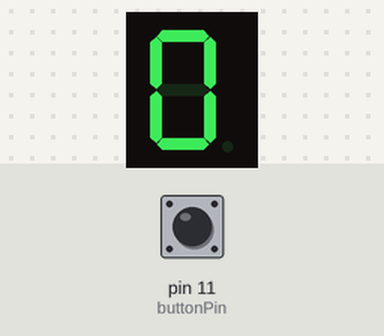
Bench run of a sketch on a simulated Arduino Uno, built with avr-gcc and run on an emulated ATmega328P. Parts: 1-digit seven-segment display. Wiring (inferred from the names in the program): 1-digit 7-segment display, segments lit when HIGH: segments pin 2, pin 3, pin 4, pin 5, pin 6, pin 7, pin 8. The test bench sets the inputs (shaded band); at power-on: pin 11 (buttonPin) HIGH. The segment pins are drawn as the display they are named for; what the sketch prints to the serial monitor is not drawn.

Above: at 1.2 s.
1.3 s: pin 11 (buttonPin) pulled LOW for 1 s
At 3.2 s:
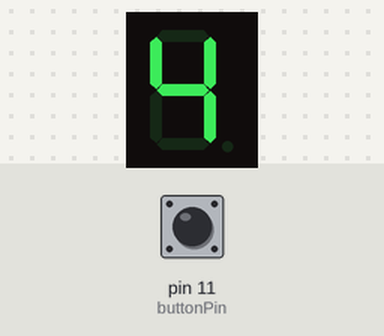
3.8 s: pin 11 (buttonPin) pulled LOW for 0.15 s
At 4.4 s:
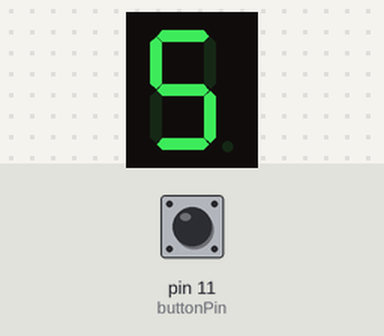
5.4 s: pin 11 (buttonPin) pulled LOW for 0.15 s
At 5.7 s:
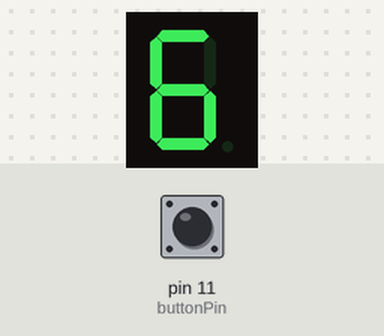
7.0 s: pin 11 (buttonPin) pulled LOW for 1 s
At 7.15 s:
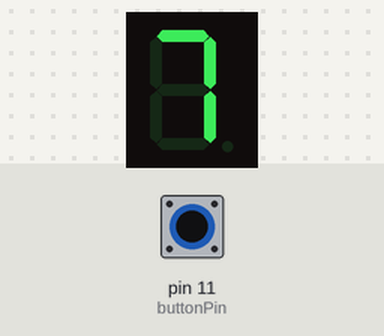
Timing chart, 0 to 10.0 s (numbered marks = the images above; inputs shaded):
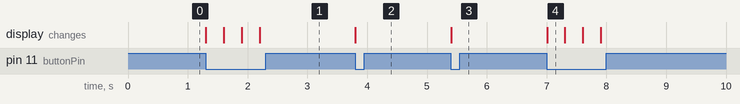

The sketch:

week5_1_digit_7segment.ino
```cpp
// 실습 5주차 1번
// 스위치를 눌렀을 때, 1-digit 7 segment 숫자 증가
// 프로그램이 실행되면 세그먼트의 숫자는 0
// 버튼을 누를 때마다 숫자 1 증가, 10에 도달하면 다시 0

int buttonPin = 11;                         // 스위치 핀 번호
int segmentPins[7] = {2, 3, 4, 5, 6, 7, 8}; // 7개의 세그먼트 디스플레이 핀 번호
int currentNumber = 0;                      // 현재 숫자

void setup()
{
    pinMode(buttonPin, INPUT_PULLUP);
    for (int i = 0; i < 7; i++)
    {
        pinMode(segmentPins[i], OUTPUT);
    }
    displayNumber(currentNumber);
    Serial.begin(9600);
}

void loop()
{
    Serial.println(digitalRead(buttonPin));
    delay(100);

    // 버튼이 눌렸을때
    if (digitalRead(buttonPin) == LOW)
    {
        currentNumber++;
        if (currentNumber >= 10)
        {
            currentNumber = 0;
        }

        displayNumber(currentNumber);
        delay(200);
    }
}

void displayNumber(int number)
{
    // 각 숫자를 표시하는데 필요한 세그먼트 상태를 저장한 배열
    // 1은 켜진 상태, 0은 꺼진 상태를 나타냄
    int digits[10][7] = {
        {1, 1, 1, 1, 1, 1, 0}, // 0
        {0, 1, 1, 0, 0, 0, 0}, // 1
        {1, 1, 0, 1, 1, 0, 1}, // 2
        {1, 1, 1, 1, 0, 0, 1}, // 3
        {0, 1, 1, 0, 0, 1, 1}, // 4
        {1, 0, 1, 1, 0, 1, 1}, // 5
        {1, 0, 1, 1, 1, 1, 1}, // 6
        {1, 1, 1, 0, 0, 0, 0}, // 7
        {1, 1, 1, 1, 1, 1, 1}, // 8
        {1, 1, 1, 1, 0, 1, 1}  // 9
    };
    // 주어진 숫자에 해당하는 세그먼트 상태를 segmentPins 배열에 저장된 핀에 출력
    for (int i = 0; i < 7; i++)
    {
        digitalWrite(segmentPins[i], digits[number][i]);
    }
}
```

Measured:
- after the input at 1.3 s, the display: first changes at once (image 1 shows a later state)
- after the input at 3.8 s, the display: changes at once (image 2)
- after the input at 5.4 s, the display: changes at once (image 3)
- after the input at 7.0 s, the display: changes at once (image 4)
